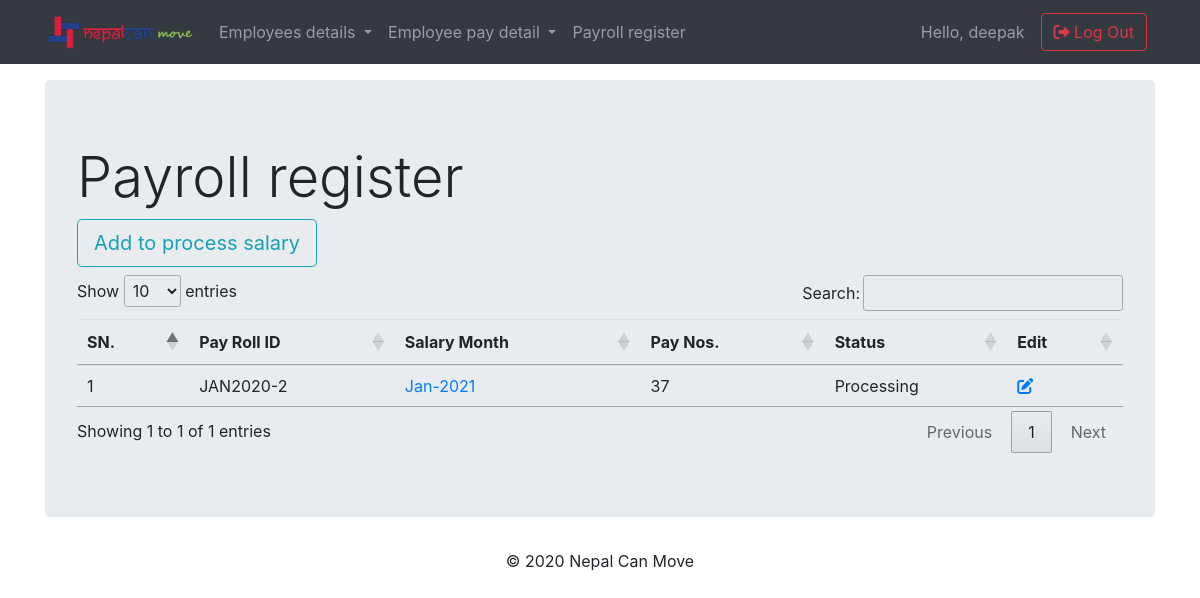
The page /payroll/process_salary/ (signed in) on the database its author committed.
### payroll/models.py (models this page shows, shortened)
class ProcessSalary(models.Model):
    payroll_id      = models.CharField(max_length=90, blank=True,null=True)
    salary_month    = models.DateField(default =datetime.datetime.now)
    employee        = models.ManyToManyField(Payslip, related_name='employee_name')
    start_date      = models.DateField()
    finish_date     = models.DateField()
    SALARY_TYPES    = (('Normal', 'Normal'),
                      ('Adjustment', 'Adjustment'),)
    salary_type     = models.CharField(max_length=60, default=SALARY_TYPES[0][0], choices=SALARY_TYPES, blank=True,null=True)
    SALARY_STATUS   = (('Processing', 'Processing'),
                      ('Processed', 'Processed'),
                      ('Paid', 'Paid'),)
    status          = models.CharField(max_length=60, default=SALARY_STATUS[0][0], choices=SALARY_STATUS, blank=True,null=True)
    employee_count  = models.IntegerField(null=True, blank=True,default=0)
    gross_pay       = models.DecimalField(max_digits=12, decimal_places=2, blank=True,null=True)
    actual_gross_pay= models.DecimalField(max_digits=12, decimal_places=2, blank=True,null=True)
    Additional_pay  = models.DecimalField(max_digits=12, decimal_places=2, blank=True,null=True)
    deduction       = models.DecimalField(max_digits=12, decimal_places=2, blank=True,null=True)
    total           = models.DecimalField(max_digits=12, decimal_places=2, blank=True,null=True)

### payroll/views.py (the view)
# urls.py: path('process_salary/',views.ProcessSalaryListView.as_view(),name='process_salary_list'),
class ProcessSalaryListView(ListView):
    template_name = 'payroll/process_salary_list.html'
    context_object_name = 'process_salary_list'
    queryset = models.ProcessSalary.objects.filter(status="Processing")
    def get_context_data(self, *args, **kwargs):
        context = super().get_context_data(*args,**kwargs)
        ps_list = context['process_salary_list']
        data = []
        total_nos = 0
        for ps in ps_list:
            total_nos = ps.employee.all().count()
            data.append([ps,total_nos])
        context['data'] = data
        return context

### payroll/templates/payroll/process_salary_list.html (shortened to what this page needs)
{% extends "base.html" %}
{% block content %}
{% load humanize %}
  <div class="jumbotron">
    <h2 class="display-4"> Payroll register</h2>
    <a class="btn btn-outline-info btn-lg mb-2" href="{% url 'payroll:process_salary_create' %}" role="button">Add to process salary</a>
    <table class="table table-hover" id="table_id">
      <thead>
        <tr>
          <th scope="col">SN.</th>
          <th scope="col">Pay Roll ID</th>
          <th scope="col">Salary Month</th>
          <th scope="col">Pay Nos. </th>
          <th scope="col">Status </th>
          <th scope="col">Edit </th>
        </tr>
      </thead>
      <tbody>
        {% for dt in data %}
        <tr>
          <td scope="row">{{ forloop.counter }}</td>
          <td> {{ dt.0.payroll_id }}</td>
          {% if dt.0.status == "Processing" %}
          <td> <a href="{% url 'payroll:process_salary_detail' pk=dt.0.pk %}">{{dt.0.salary_month | date:'M-Y' }}</a> </td>
          {% else %}
          <td>{{dt.0.salary_month | date:'M-Y' }}</td>
          {% endif %}
          <td> {{ dt.1 }}</td>
          <td> {{ dt.0.status}}</td>
          {% if dt.0.status == "Processing" %}
            <td> <a href="{% url 'payroll:process_salary_update' pk=dt.0.pk %}"><i class="fas fa-edit mr-2"> </i></a></td>
          {% else %}
            <td> </td>
          {% endif %}
          {% endfor %}
        </tbody>
    </table>
  </div>
{% endblock %}

### templates/base.html (shortened to what this page needs)
<!doctype html>
{% load static %}
<html lang="en">
<head>
  <link rel="stylesheet" href="https://stackpath.bootstrapcdn.com/bootstrap/4.4.1/css/bootstrap.min.css">
  <link rel="stylesheet" type="text/css" href="https://cdn.datatables.net/1.10.20/css/jquery.dataTables.css">
  <link rel="stylesheet" href="{% static 'css/stylesheet.css'%}">
</head>
<body>
  {% if user.is_superuser %}
  <nav class="navbar navbar-expand-lg navbar-dark bg-dark static-top">
    <div class="container">
      <a class="navbar-brand" href="#">
        <img src="{% static 'images/NCMLogo.png' %}" alt="ncm-logo" width='150px'>
      </a>
      <div class="collapse navbar-collapse" id="navbarResponsive">
        <ul class="navbar-nav mr-auto">
          <li class="nav-item dropdown">
            <a class="nav-link dropdown-toggle" href="{% url 'payroll:employee_list' %}" id="navbarDropdown" role="button" data-toggle="dropdown" aria-haspopup="true" aria-expanded="false">
              Employees details
            </a>
          </li>
          <li class="nav-item dropdown">
            <a class="nav-link dropdown-toggle" href="#" id="navbarDropdown" role="button" data-toggle="dropdown" aria-haspopup="true" aria-expanded="false">
              Employee pay detail
            </a>
          </li>
          <li class="nav-item">
            <a class="nav-link" href="{% url 'payroll:payroll_register' %}">Payroll register</a>
          </li>
        </ul>
        <span class="navbar-text mr-3">
          Hello, {{user.username }}
        </span>
        <form class="form-inline my-2 my-lg-0">
          <a href="{% url 'accounts:logout' %}" class="btn btn-outline-danger mr-2 "><i class="fas fa-sign-out-alt"></i> Log Out</a>
        </form>
      </div>
    </div>
  </nav>
  {% endif %}
  <div class="container mycontent">
    {% block content %}
    {% endblock %}
  </div>
  <footer class="page-footer">
    <div class="container">
      <p class="text-center">© 2020 Nepal Can Move </p>
    </div>
  </footer>
</body>
</html>

### rows shown on the page
ProcessSalary: payroll "JAN2020-2", salary_month "Jan-2021", dt "37", status "Processing"

### other values the page prints
{{ user.username }} "deepak"
